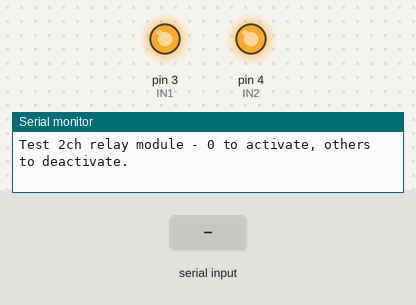
Bench run of a sketch on a simulated Arduino Uno, built with avr-gcc and run on an emulated ATmega328P. On the bench: output pins drawn as LEDs (lit = HIGH), the last lines printed to the serial monitor. The test bench sets the inputs (shaded band).

Above: at 1.2 s.
1.3 s: "0\n" received over Serial
At 1.7 s:
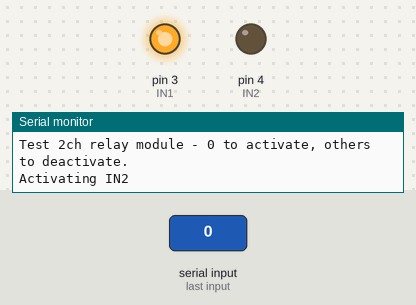
2.8 s: "90,45\n" received over Serial
At 4.2 s:
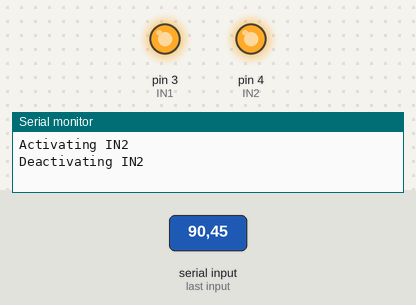
Timing chart, 0 to 5.8 s (numbered marks = the images above; inputs shaded):
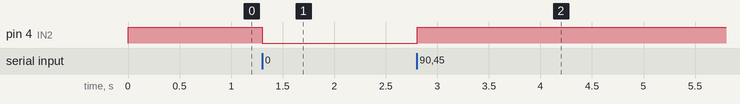

Measured:
- after the input at 1.3 s, pin 4 (IN2): HIGH → LOW at once
- after the input at 2.8 s, pin 4 (IN2): LOW → HIGH at once

The sketch:

test_relay.ino
```cpp
/**
 * For testing the 2 relay module
 * By Kang Liat Chuan, 6 Sep 2022
 *
 * Hardware: Arduino Uno, 2 relay module
 *           PC running Arduino IDE - USB - Arduino Uno - Max485 - RK330-02
 *           Uno pin 3 - Relay module IN1
 *           Uno pin 4 - Relay module IN2
 *           Uno pin 5V - Relay module VCC
 *           Uno pin GND - Relay module GND
 *
 *           A separate 12v-5v module is used for the JD-VCC pin of the relay
 *
 * Software: Arduino IDE
 */
const int IN1 = 3;
const int IN2 = 4;

void setup() {
  Serial.begin(9600); // start terminal via usb
  Serial.println("Test 2ch relay module - 0 to activate, others to deactivate.");
  pinMode(IN1, OUTPUT);
  pinMode(IN2, OUTPUT);
  digitalWrite(IN1, 1);
  digitalWrite(IN2, 1);
}

void loop() {

  if (Serial.available() > 0) {

    //int val = Serial.read();
    int val = Serial.parseInt();

    if (Serial.read() == '\n') {

      if (val == 0) {
        Serial.println("Activating IN2");
        digitalWrite(IN2, 0);
      } else {
        Serial.println("Deactivating IN2");
        digitalWrite(IN2, 1);
      }

    }
  }
}
```
